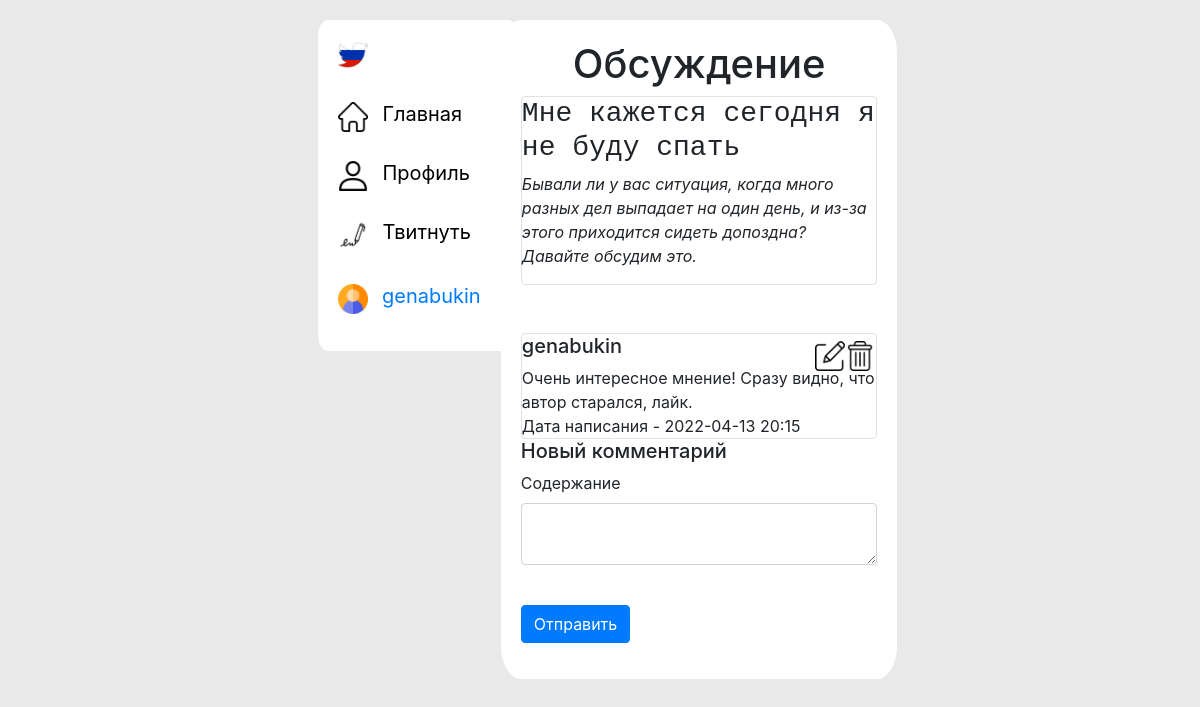
Page /comments/3 (signed in) on the committed database.
### data/users.py (models this page shows, shortened)
class User(SqlAlchemyBase, UserMixin, SerializerMixin):
    __tablename__ = 'users'
    id = sqlalchemy.Column(sqlalchemy.Integer,
                           primary_key=True, autoincrement=True)
    name = sqlalchemy.Column(sqlalchemy.String, nullable=True)
    about = sqlalchemy.Column(sqlalchemy.String, nullable=True)
    email = sqlalchemy.Column(sqlalchemy.String,
                              index=True, unique=True, nullable=True)
    hashed_password = sqlalchemy.Column(sqlalchemy.String, nullable=True)
    created_date = sqlalchemy.Column(sqlalchemy.DateTime,
                                     default=datetime.datetime.now)
    news = orm.relation('Twits', back_populates='user')
    commentaries = orm.relation('Comment', back_populates='user')

### data/twits.py (models this page shows)
class Twits(SqlAlchemyBase, SerializerMixin):
    __tablename__ = 'twits'
    id = sqlalchemy.Column(sqlalchemy.Integer,
                           primary_key=True, autoincrement=True)
    title = sqlalchemy.Column(sqlalchemy.String, nullable=True)
    content = sqlalchemy.Column(sqlalchemy.String, nullable=True)
    created_date = sqlalchemy.Column(sqlalchemy.DateTime,
                                     default=datetime.datetime.now)
    is_private = sqlalchemy.Column(sqlalchemy.Boolean, default=True)
    user_id = sqlalchemy.Column(sqlalchemy.Integer,
                                sqlalchemy.ForeignKey("users.id"))
    user = orm.relation('User')

### data/comments.py (models this page shows)
class Comment(SqlAlchemyBase, SerializerMixin):
    __tablename__ = 'comments'
    id = sqlalchemy.Column(sqlalchemy.Integer,
                           primary_key=True, autoincrement=True)
    content = sqlalchemy.Column(sqlalchemy.String, nullable=True)
    created_date = sqlalchemy.Column(sqlalchemy.DateTime,
                                     default=datetime.datetime.now)
    twit_id = sqlalchemy.Column(sqlalchemy.Integer,
                                sqlalchemy.ForeignKey("twits.id"))
    user_id = sqlalchemy.Column(sqlalchemy.Integer,
                                sqlalchemy.ForeignKey("users.id"))
    twit = orm.relation('Twits')
    user = orm.relation('User')

### main.py (the view)
@app.route('/comments/<int:id>', methods=['GET', 'POST'])
@login_required
def comments(id):
    db_sess = db_session.create_session()
    comments = db_sess.query(Comment).filter(Comment.twit_id == id
                                       ).all()
    twit = db_sess.query(Twits).filter(Twits.id == id
                                       ).first()
    form = CommentsForm()
    if form.validate_on_submit():
        comment = Comment()
        comment.content = form.content.data
        comment.twit_id = id
        comment.user_id = current_user.id
        db_sess.add(comment)
        db_sess.commit()
        return redirect(f'/comments/{id}')
    else:
        return render_template('comments.html', twit=twit, comments=comments, title='Обсуждение',
                               form=form)

### forms/comments.py
class CommentsForm(FlaskForm):
    content = TextAreaField("Содержание", validators=[DataRequired()])
    submit = SubmitField('Отправить')

### data/db_session.py (called while the page is built)
def create_session() -> Session:
    global __factory
    return __factory()

### main.py (called while the page is built)
@login_manager.user_loader
def load_user(user_id):
    db_sess = db_session.create_session()
    return db_sess.query(User).get(user_id)

### templates/comments.html (shortened to what this page needs)
{% extends "base.html" %}
{% block content %}
<h1 class="text-center ">Обсуждение</h1>
<div class="col-md6 border rounded">
    <h3 class="text-monospace">{{twit.title}}</h3>
    <p class="font-italic">{{twit.content}}</p>
</div><br><br>
{% if comments %}
    {% for item in comments%}
        <div class="col-md6 border rounded">
            {% if current_user.is_authenticated and current_user == item.user %}
            <div>
                <a href="/comments_editing/{{item.twit_id}}/{{item.id}}" class="btn post-icon i1">
                    <img class='img1' src="../static/img/edit.png" alt="edit">
                </a>
                <a href="/comments_delete/{{item.twit_id}}/{{item.id}}" class="btn post-icon i2">
                    <img class='img2' src="../static/img/delete.png" alt="delete">
                </a>
        </div>
        {% endif %}
            <div><h5>{{item.user.name}}</h5></div>
            <div>
                {{item.content}}
            </div>
            <div>
                Дата написания - {{item.created_date.date()}} {{item.created_date.hour}}:{{item.created_date.minute}}
            </div>
        </div>
    {% endfor %}
{% else %}
        <div><h3>Вы можете начать обсуждение первым!</h3></div>
{% endif %}
<h5>Новый комментарий</h5>
    <form action="" method="post">
        <p>
            {{ form.content.label }}<br>
            {{ form.content(class="form-control") }}<br>
        </p>
        <p>{{ form.submit(type="submit", class="btn btn-primary") }}</p>
    </form>
{% endblock %}

### templates/base.html (shortened to what this page needs)
<!doctype html>
<html lang="en">
<head>
    <link rel="stylesheet"
          href="https://stackpath.bootstrapcdn.com/bootstrap/4.4.1/css/bootstrap.min.css"
>
    <link rel="stylesheet" type="text/css" href="{{ url_for( 'static', filename='style.css', v=84)}}">
</head>
<body class="row justify-content-center">
<header class="col-2">
    <nav class="white_box">
        <ul>
            <li class="icon"><a href="/"><div class="img_n"><img src="../../static/img/tweet_icon3.png" alt="icon"></div></a></li>
            <li><a href="/"><div class="img_n"><img src="../../static/img/home_icon.png" alt="home"></div><span>Главная</span></a></li>
            {% if current_user.is_authenticated %}
                <li><a href="/profile"><div class="img_n"><img src="../../static/img/user_icon.png" alt="profile"></div><span>Профиль</span></a></li>
            {% else %}
                <li><a href="/register"><div class="img_n"><img src="../../static/img/user_icon.png" alt="profile"></div><span>Профиль</span></a></li>
            {% endif %}
            <li><a href="/new_twit"><div class="img_n"><img src="../../static/img/write_icon.png" alt="tweet"></div><span>Твитнуть</span></a></li>
            <li class="icon">
                {% if current_user.is_authenticated %}
                    <img src="../../static/img/user_pic.png" style="width: 30px; margin-right: 10px;" alt="profile_pic">
                    <a class="navbar-brand" href="/logout">{{ current_user.name }}</a>
                {% else %}
                    <p style="padding-right: 10px; margin-top: -12px;">
                        <a class="btn btn-primary" style="margin-bottom: 5px;" href="/register">Register</a>
                        <a class="btn btn-success" href="/login">Log In</a>
                    </p>
                {% endif %}
            </li>
        </ul>
    </nav>
</header>
<main role="main" class="col-4 white_box main">
    {% block content %}{% endblock %}
</main>
</body>
</html>

### static/style.css (style rules this page uses)
body { background: #d1d1d176; padding: 20px; }
nav { width: 200px; height: auto; position: fixed; z-index: 5; }
nav > ul { display: block; list-style: none; position: relative; }
nav > ul > li { display: block; height: 54px; padding: 10px; transition: .5s; border-radius: 30px; margin-bottom: 5px; }
nav > ul > li > a > span { margin-left: 15px; color: black; font-size: 20px; }
.img_n { display: inline-block; }
.img_n > img { width: 30px; display: inline-block; }
.post-icon { width: 35px; position: absolute; }
.i1 { right: 60px }
.i2 { right: 30px; }
.post-icon > .img1 { width: 30px; }
.post-icon > .img2 { width: 30px; }
.white_box { background: #fff; border-radius: 5%; }
.main { min-height: 60vh; padding: 20px; }
ul { padding: 10px; }

### rows in the picture
User: name "genabukin"
Twits: title "Мне кажется сегодня я не буду спать", content "Бывали ли у вас ситуация, когда много разных дел выпадает на один день, и из-за этого приходится сидеть допоздна? Давайте обсудим это."
Comment: user.name "genabukin", content "Очень интересное мнение! Сразу видно, что автор старался, лайк.", created_date "2022-04-13", created_date.hour "20", created_date.minute "15"
